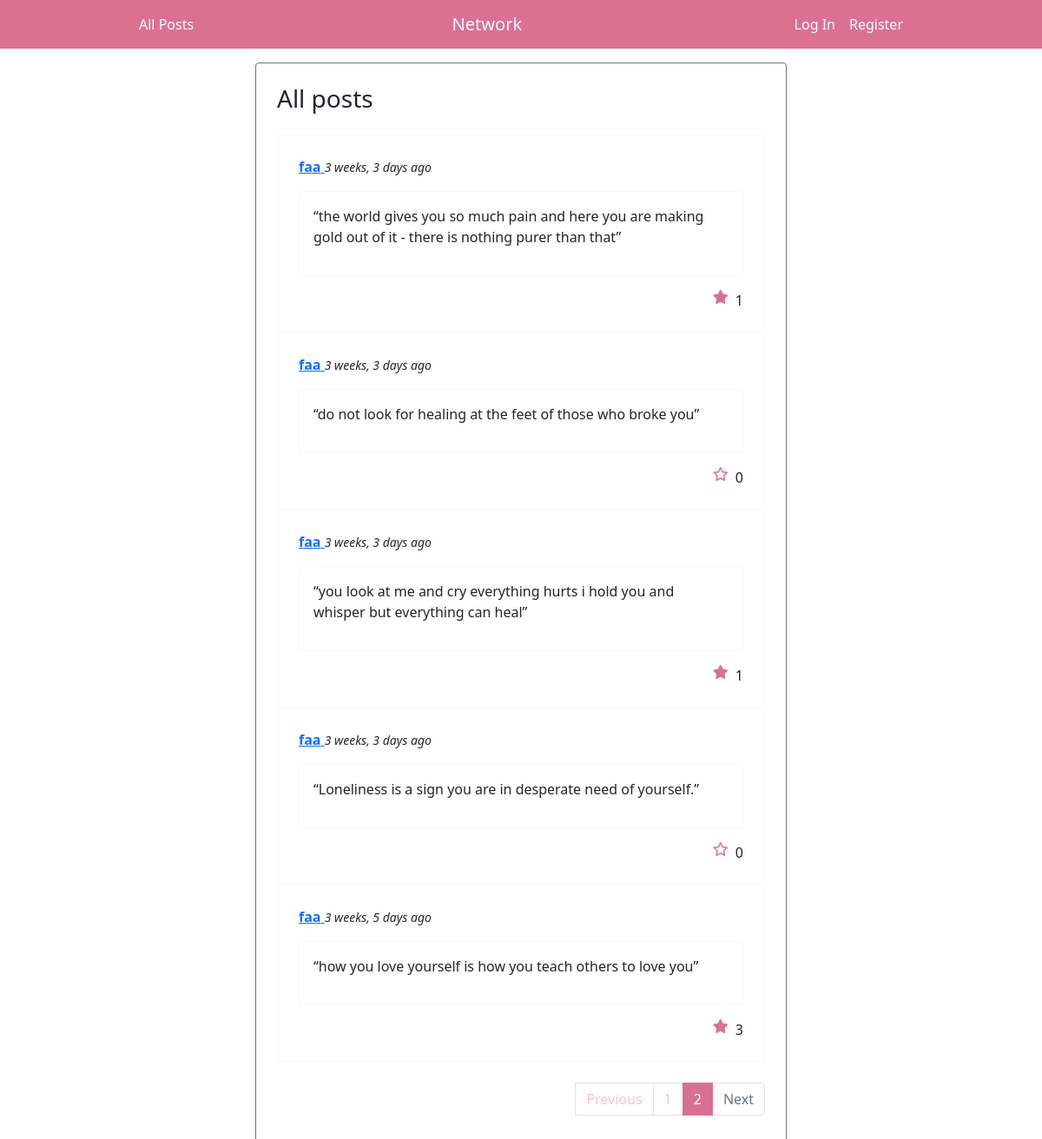
Screenshot of /?page=2 with the database file from the repository.
### network/models.py (models this page shows, shortened)
class Post(models.Model):
    author = models.ForeignKey(User, on_delete=models.CASCADE, related_name="posts")
    content = models.CharField(max_length=10000)
    created_at = models.DateTimeField(auto_now_add=True)
    liked_by = models.ManyToManyField(User, blank=True, related_name="likes")
    def likes(self):
        return self.liked_by.all().count()
    class Meta:
        ordering = ['-created_at']

class User(AbstractUser):
    following = models.ManyToManyField("self", blank=True, related_name='followers', symmetrical=False)

### network/views.py (the view)
# urls.py: path("", views.index, name="index"),
def index(request):
    posts = Post.objects.all()
    paginator = Paginator(posts, 10)
    page_number = request.GET.get('page', 1)
    page = paginator.get_page(page_number)
    return render(request, "network/index.html", {
        "form": NewPostForm(),
        "page": page,
        "previous_url": previous_url(page),
        "next_url": next_url(page),
    })

### network/models.py (called while the page is built)
def previous_url(page):
    if page.has_previous():
        previous_url = f'?page={page.previous_page_number()}'
    else:
        previous_url = ''
    return previous_url

def next_url(page):
    if page.has_next():
        next_url = f'?page={page.next_page_number()}'
    else:
        next_url = ''
    return next_url

### network/templates/network/index.html (shortened to what this page needs)
{% extends "network/layout.html" %}
{% block body %}
    <div class="row justify-content-center">
        <div class="col-6 border border-secondary p-4 rounded mt-3">
            <h3 class="pb-3">All posts</h3>
            {% include "network/blockpost.html" %}
        </div>
    </div>
{% endblock %}

### network/templates/network/blockpost.html (shortened to what this page needs)
{% load humanize %}
{% load static %}
        {% for post in page.object_list %}
        <div class="border border-light p-4 rounded">
            <div id="post_headline_{{ post.id }}">
                <a href="{% url 'profile' post.author.id %}">
                    <strong>{{ post.author }}</strong>
                </a>
                <em><small>{{ post.created_at|naturaltime }}</small></em>
            </div>
            <div id="post_contentgroup_{{ post.id }}" class="border border-light p-3 rounded mt-3">
                <p id="post_content_{{ post.id }}">{{ post.content }}</p>
            </div>
            <div id="post_likes_{{ post.id }}" class="d-grid gap-2 d-md-flex justify-content-md-end mt-3">
                {% if user.is_authenticated %}
                <i id="post_likeicon_{{ post.id }}" data-id="{{ post.id }}" class="likeicon {% if user in post.liked_by.all %}fa-solid{% else %}fa-regular{% endif %} fa-star"></i>
                {% else %}
                <i class="likeicon {% if post.likes != 0 %}fa-solid{% else %}fa-regular{% endif %} fa-star"></i>
                {% endif %}
                <span id="post_likecount_{{ post.id }}">{{ post.likes }}</span>
            </div>
        </div>
        {% empty %}
        <div class="row justify-content-center mt-5">
            No post
        </div>
        {% endfor %}
        {% if page.object_list %}
        <nav aria-label="...">
            <ul class="pagination justify-content-end mt-4">
                <li class="page item {% if not page.has_previous %} disabled {% endif %}" >
                    <a class="page-link pagination" href="{{ previous_url }}" tabindex="-1" aria-disabled="true">Previous</a>
                </li>
                {% for n in page.paginator.page_range %}
                    {% if n == page.number %}
                    <li aria-current="page" class="page-item active">
                        <span class="page-link" style="border-color: #d87093; background-color: #d87093;">
                        {{ n }}
                        </span>
                    </li>
                    {% elif n < page.number|add:3 and n > page.number|add:-3 %}
                    <li class="page-item">
                        <a class="page-link pagination" href="{{GET_params.urlencode}}?page={{ n }}">{{ n }}</a>
                    </li>
                    {% endif %}
                {% endfor %}
                <li class="page-item {% if not page.has_next %} disabled {% endif %}">
                    <a class="page-link pagination" href="{{ next_url }}">Next</a>
                </li>
            </ul>
        </nav>
        {% endif %}

### network/static/network/styles.css (style rules this page uses)
.likeicon { color: #d87093; }
.pagination { color: pink; }

### rows the page displays
Post: author "faa", created_at "3 weeks, 3 days ago", content "“the world gives you so much pain and here you are making gold out of it - there is nothing purer than that”", likes "1"
Post: author "faa", created_at "3 weeks, 3 days ago", content "“do not look for healing at the feet of those who broke you”", likes "0"
Post: author "faa", created_at "3 weeks, 3 days ago", content "“you look at me and cry everything hurts i hold you and whisper but everything can heal”", likes "1"
Post: author "faa", created_at "3 weeks, 3 days ago", content "“Loneliness is a sign you are in desperate need of yourself.”", likes "0"
Post: author "faa", created_at "3 weeks, 5 days ago", content "“how you love yourself is how you teach others to love you”", likes "3"

### other values shown
{{ n }} "1"
{{ n }} "2"
